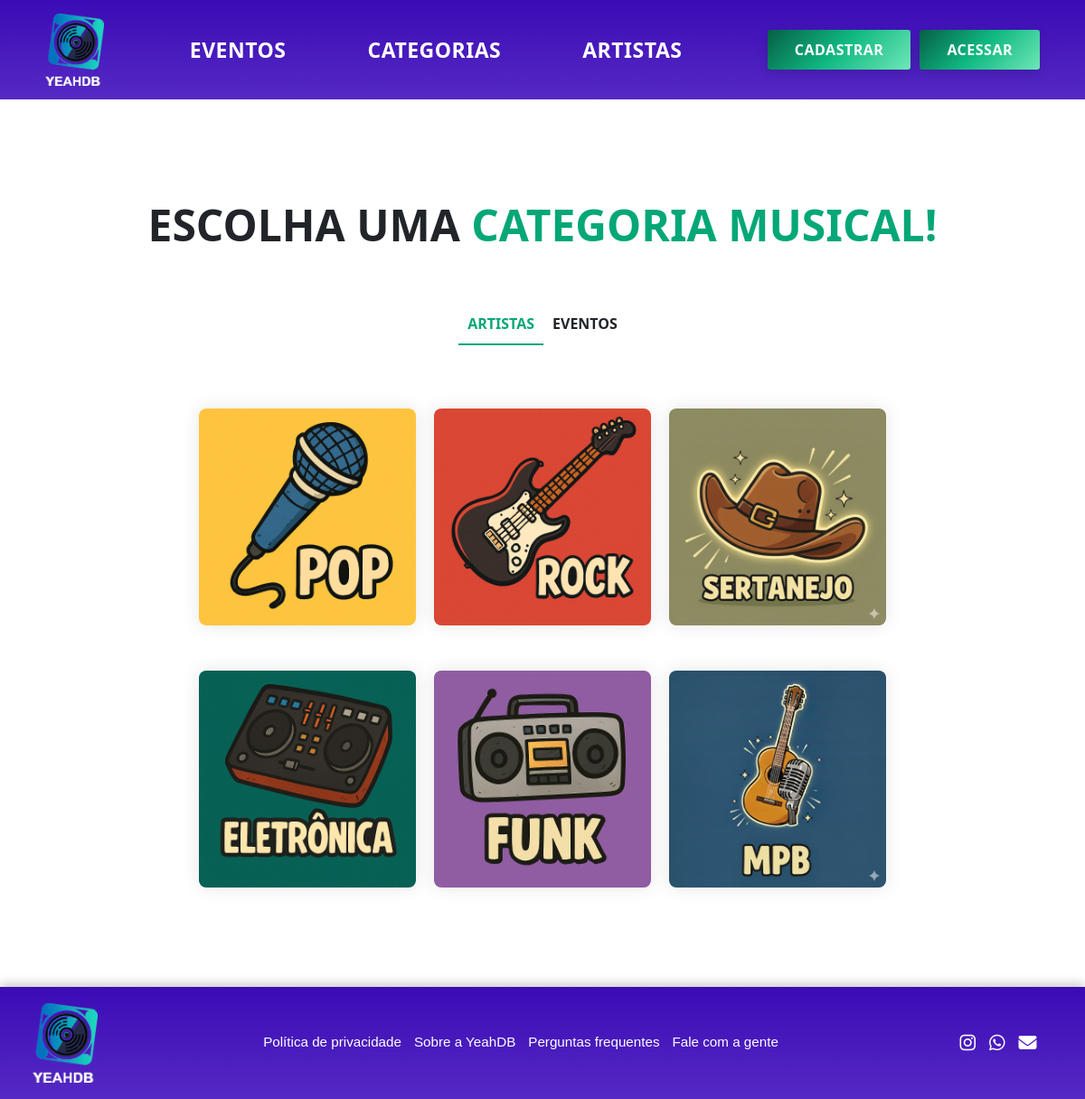
Before: /pagina_categorias.php with the older database file.
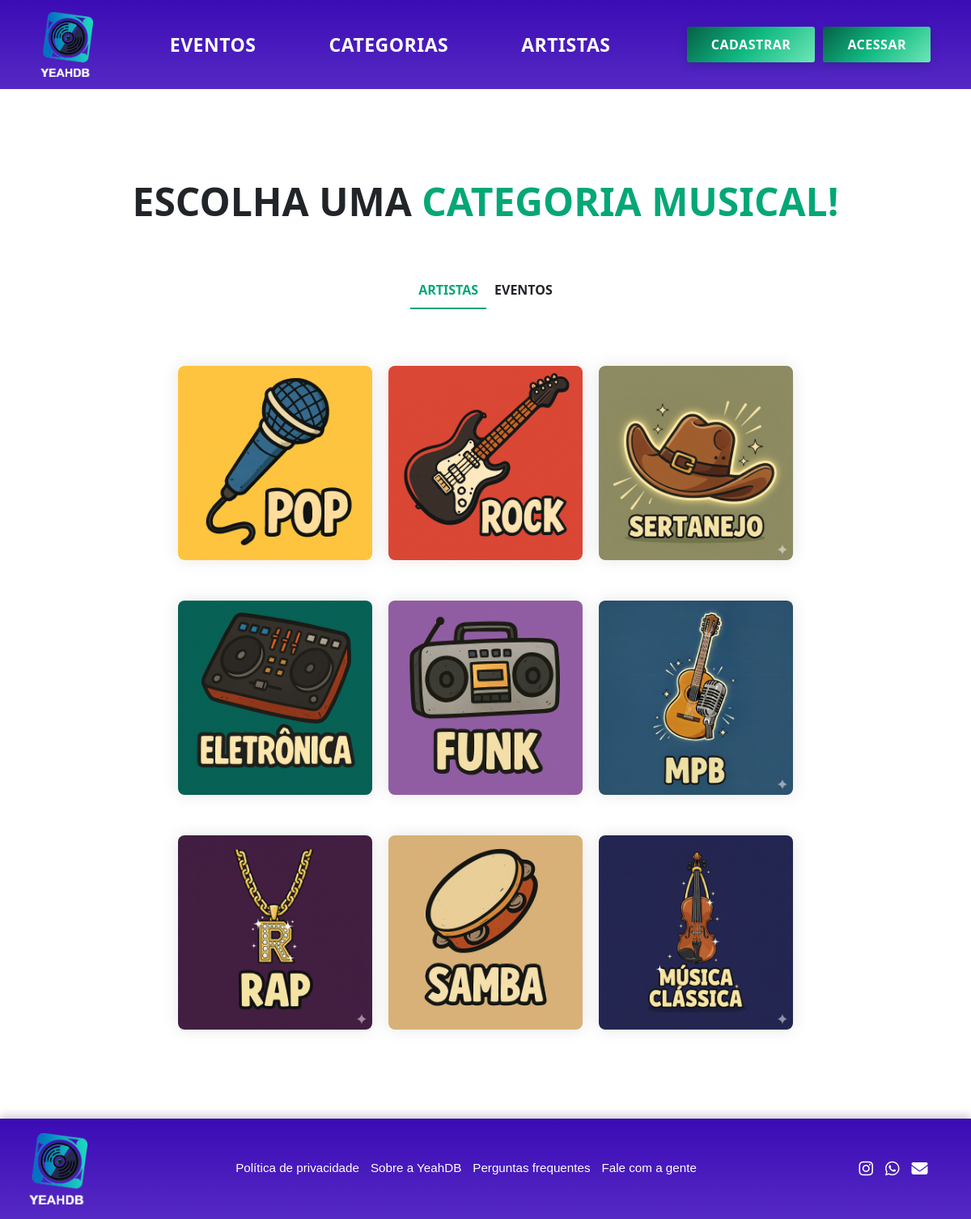
After: the same page with the newer database file.
### tables this page shows
CREATE TABLE `estilo_musical` (
  `id` int(11) NOT NULL,
  `nome` varchar(50) NOT NULL,
  `imagem` varchar(255) NOT NULL
);

### src/Database/Conecta.php (called while the page is built)
<?php
class Conecta
{
    private static ?PDO $conexao = null;
    public static function getConexao(): PDO
    {
        if (self::$conexao === null) {
            $host = 'localhost';
            $banco = 'yeah_db';
            $usuario = 'root';
            $senha = '';
            $porta = 3306;
            $dsn = "mysql:host=$host;port=$porta;dbname=$banco;charset=utf8mb4";
            try {
                self::$conexao = new PDO(
                    $dsn,
                    $usuario,
                    $senha,
                    [
                        PDO::ATTR_ERRMODE => PDO::ERRMODE_EXCEPTION,
                        PDO::ATTR_DEFAULT_FETCH_MODE => PDO::FETCH_ASSOC,
                    ]
                );
            } catch (PDOException $e) {
                die('Erro ao conectar ao banco: ' . $e->getMessage());
            }
        }
        return self::$conexao;
    }
}

### src/Services/EstilosMusicaisServicos.php (called while the page is built, shortened)
<?php
class EstilosMusicaisServicos
{
    public ?PDO $conexao;
    public function __construct()
    {
        $this->conexao = Conecta::getConexao();
    }
    public function buscarEstilosComLimite(): ?array
    {
        $sql = "SELECT id, nome, imagem FROM estilo_musical";
        $consulta = $this->conexao->query($sql);
        return $consulta->fetchAll() ?: null;
    }
}

### pagina_categorias.php (the view, shortened to what this page needs)
<?php
require_once "src/Database/Conecta.php";
require_once "src/Services/EstilosMusicaisServicos.php";
$estilosMusicaisServicos = new EstilosMusicaisServicos();
$estilos = $estilosMusicaisServicos->buscarEstilosComLimite() ?: [];
$abaAtiva = isset($_GET['tipo']) && in_array($_GET['tipo'], ['artistas','eventos']) ? $_GET['tipo'] : 'artistas';
?>
<!DOCTYPE html>
<html lang="pt-br">
<head>
    <link rel="stylesheet" href="css/pagina_categorias.css">
    <?php require_once "includes/cabecalho.php"; ?>
</head>
<body>
<section id="secao_bandas">
    <h2 id="titulo_evento">
        ESCOLHA UMA <span style="color: #04A777;">CATEGORIA MUSICAL!</span>
    </h2>
    <div class="abas">
        <div class="aba <?= $abaAtiva === 'artistas' ? 'ativa' : '' ?>" onclick="mudarAba('artistas')">
            ARTISTAS
        </div>
        <div class="aba <?= $abaAtiva === 'eventos' ? 'ativa' : '' ?>" onclick="mudarAba('eventos')">
            EVENTOS
        </div>
    </div>
    <?php if (!empty($estilos)) : ?>
        <?php $rows = array_chunk($estilos, 3); ?>
        <?php foreach ($rows as $row) : ?>
            <div class="linha_cards estilos">
                <?php foreach ($row as $estilo) :
                    $id = intval($estilo['id']);
                    $img = htmlspecialchars($estilo['imagem'] ?? 'sem-imagem.png');
                    $nome = htmlspecialchars($estilo['nome']);
                ?>
                    <a href="<?= $abaAtiva === 'eventos' ? 'pagina_eventos.php' : 'pagina_artistas.php' ?>?estilo=<?= urlencode($nome) ?>" class="caixa_banda" data-id="<?= $id ?>">
                        <img src="img/estilos_musicais/<?= $img ?>" alt="<?= $nome ?>" />
                    </a>
                <?php endforeach; ?>
            </div>
        <?php endforeach; ?>
    <?php else: ?>
        <p>Nenhuma categoria musical encontrada.</p>
    <?php endif; ?>
</section>
<?php require_once "includes/rodape.php"; ?>
</body>
</html>

### includes/cabecalho.php (shortened to what this page needs)
<link rel="stylesheet" href="css/all.css">
<link rel="stylesheet" href="css/cabecalho.css">
<link rel="stylesheet" href="css/rodape.css">
<link href="https://cdn.jsdelivr.net/npm/bootstrap@5.3.8/dist/css/bootstrap.min.css" rel="stylesheet"
>
<link rel="stylesheet" href="https://cdnjs.cloudflare.com/ajax/libs/font-awesome/6.5.0/css/all.min.css" />
</head>
<body>
    <header id="cabecalho">
        <nav id="menu_principal">
            <a href="index.php" class="logo_site">
                <img src="img/logo_YeahDB.png" alt="Logo YeahDB" />
            </a>
            <ul class="lista_menu">
                <li><a href="pagina_eventos.php">EVENTOS</a></li>
                <li><a href="pagina_categorias.php">CATEGORIAS</a></li>
                <li><a href="pagina_artistas.php">ARTISTAS</a></li>
            </ul>
            <?php
            if (!isset($_SESSION['id'])) {
                ?>
                <div id="login-cadastro">
                    <a href="cadastrar.php" class="botao_acesso">CADASTRAR</a>
                    <a href="login.php" class="botao_acesso">ACESSAR</a>
                </div>
            <?php } ?>
        </nav>
    </header>

### includes/rodape.php (shortened to what this page needs)
<footer id="rodape">
    <div class="rodape_inner">
        <div id="logo_rodape">
            <img src="img/logo_YeahDB.png" alt="Logo YeahDB" />
        </div>
        <div id="rodape_links">
            <ul id="lista_institucional">
                <li><a href="#">Política de privacidade</a></li>
                <li><a href="#">Sobre a YeahDB</a></li>
                <li><a href="#">Perguntas frequentes</a></li>
                <li><a href="#">Fale com a gente</a></li>
            </ul>
        </div>
        <div id="redes_sociais">
            <div id="icones_redes">
                <a href="#" id="icone_instagram" aria-label="Instagram da YeahDB"><i class="fab fa-instagram"></i></a>
                <a href="#" id="icone_whatsapp" aria-label="WhatsApp da YeahDB"><i class="fab fa-whatsapp"></i></a>
                <a href="#" id="icone_email" aria-label="E-mail da YeahDB"><i class="fas fa-envelope"></i></a>
            </div>
        </div>
    </div>
</footer>

### css/pagina_categorias.css (style rules this page uses)
* { margin: 0; padding: 0; box-sizing: border-box; }
body { display: flex; flex-direction: column; height: 100vh !important; }
section { display: flex; align-items: center; flex-direction: column; gap: 50px; padding: 20px; height: auto; flex: 1; margin: 90px 0 !important; }
#titulo_evento span { color: #04a777; }
#titulo_evento { font-weight: bold; font-size: 48px; text-align: center; text-align: center; }
.linha_cards { display: flex; flex-wrap: wrap; gap: 40px; justify-content: center; }
.caixa_banda { flex: 1 1 calc(50% - 40px); position: relative; border-radius: 5px; overflow: hidden; max-width: 400px; height: 400px; transition: transform 0.3s ease, box-shadow 0.3s ease; text-decoration: none; box-shadow: 0px 0px 20px rgba(0, 0, 0, 0.1); }
.linha_cards.estilos .caixa_banda { flex: 1 1 calc(33.333% - 40px); max-width: none; height: 240px; }
.caixa_banda img { width: 100%; height: 100%; object-fit: cover; display: block; position: relative; z-index: 0; }
.linha_cards { display: flex; flex-wrap: wrap; gap: 40px; }

### css/all.css (style rules this page uses)
* { margin: 0; padding: 0; box-sizing: border-box; }
body { font-family: "Poppins", sans-serif; }
img, video { max-width: 100%; height: auto; display: block; }
button, input[type="submit"], .botao_acesso { max-width: 100%; }

### css/cabecalho.css (style rules this page uses)
* { margin: 0; padding: 0; box-sizing: border-box; }
body { font-family: 'Poppins', sans-serif; }
#cabecalho { width: 100vw; background: linear-gradient(180deg, #3b0bb5, #5529c4); padding: 15px 50px; }
#menu_principal { display: flex; align-items: center; justify-content: space-between; }
.logo_site img { height: 80px; width: auto; }
.lista_menu { list-style: none; font-size: 23px; display: flex; gap: 90px; margin-bottom: 0; text-align: center; padding: 0px; }
.lista_menu a { text-decoration: none; color: white; font-weight: 800; transition: 0.3s; letter-spacing: 0.5px; }
#login-cadastro { display: flex; justify-content: center; flex-wrap: wrap; gap: 10px; }
.botao_acesso { background: linear-gradient(135deg, #065f46 0%, #10b981 50%, #6ee7b7 100%); color: #ffffff; padding: 10px 30px; border-radius: 3px; font-weight: 700; text-decoration: none; letter-spacing: 0.5px; transition: 0.3s; box-shadow: 0 4px 12px rgba(0, 0, 0, 0.15); }
#cabecalho .botao_acesso:link, #cabecalho .botao_acesso:visited, #cabecalho .botao_acesso:hover, #cabecalho .botao_acesso:active { color: #ffffff; }

### css/rodape.css (style rules this page uses)
#rodape { padding: 18px 36px; background: linear-gradient(180deg, #3b0bb5, #5529c4); color: white; font-family: Arial, Helvetica, sans-serif; box-shadow: 0 -4px 10px rgba(0, 0, 0, 0.2); }
.rodape_inner { display: flex; align-items: center; justify-content: space-between; gap: 20px; flex-wrap: wrap; max-width: 1200px; margin: 0 auto; }
#logo_rodape img { font-size: 1em; font-weight: bold; margin: 0; width: 72px; height: auto; }
#rodape_links { display: flex; align-items: center; justify-content: center; flex: 1; }
#lista_institucional { padding: 0; margin: 0; list-style: none; display: flex; gap: 14px; align-items: center; justify-content: center; font-size: 0.95rem; flex-wrap: wrap; }
#lista_institucional li { margin: 0; }
#lista_institucional a { color: inherit; text-decoration: none; transition: color 0.3s ease; }
#redes_sociais { display: flex; flex-direction: column; align-items: center; min-width: 120px; }
#icones_redes { display: flex; gap: 15px; }
#icones_redes i { font-size: 20px; }
#icones_redes a { display: inline-flex; justify-content: center; align-items: center; color: white; background-color: transparent; font-size: 1.5em; transition: color 0.3s ease, transform 0.15s ease; text-decoration: none; }

### pagina_categorias.php (style rules this page uses)
.abas { display:flex; margin-bottom:20px; }
.aba { flex:1; text-align:center; padding:10px; cursor:pointer; border-bottom: 2px solid transparent; font-weight:bold; }
.aba.ativa { border-bottom: 2px solid #04A777; color:#04A777; }
.linha_cards { display:flex; flex-wrap:wrap; gap:20px; }
.caixa_banda { display:block; width:30%; }
.caixa_banda img { width:100%; border-radius:8px; }

Changed rows visible on the page:
added estilo_musical: imagem (picture)
added estilo_musical: imagem (picture)
added estilo_musical: imagem (picture)
